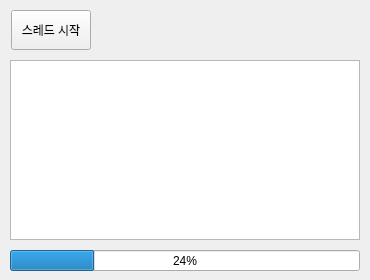
<?xml version="1.0" encoding="UTF-8"?>
<ui version="4.0">
 <class>Form</class>
 <widget class="QWidget" name="Form">
  <property name="geometry">
   <rect>
    <x>0</x>
    <y>0</y>
    <width>370</width>
    <height>280</height>
   </rect>
  </property>
  <property name="maximumSize">
   <size>
    <width>370</width>
    <height>280</height>
   </size>
  </property>
  <property name="windowTitle">
   <string>스레드 테스트</string>
  </property>
  <widget class="QPushButton" name="btnStart">
   <property name="geometry">
    <rect>
     <x>11</x>
     <y>10</y>
     <width>80</width>
     <height>40</height>
    </rect>
   </property>
   <property name="text">
    <string>스레드 시작</string>
   </property>
  </widget>
  <widget class="QTextBrowser" name="txbLog">
   <property name="geometry">
    <rect>
     <x>10</x>
     <y>60</y>
     <width>350</width>
     <height>180</height>
    </rect>
   </property>
  </widget>
  <widget class="QProgressBar" name="pgbTask">
   <property name="geometry">
    <rect>
     <x>10</x>
     <y>250</y>
     <width>350</width>
     <height>21</height>
    </rect>
   </property>
   <property name="value">
    <number>24</number>
   </property>
  </widget>
 </widget>
 <resources/>
 <connections/>
</ui>
